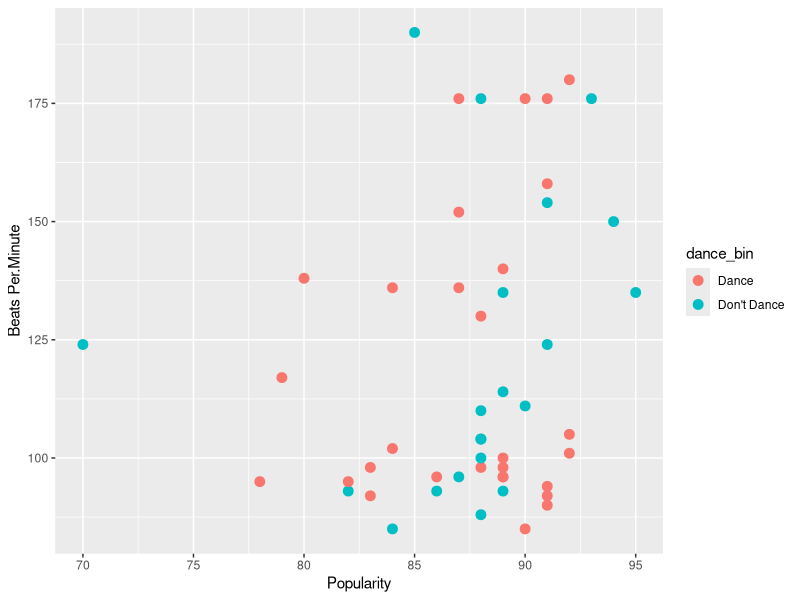
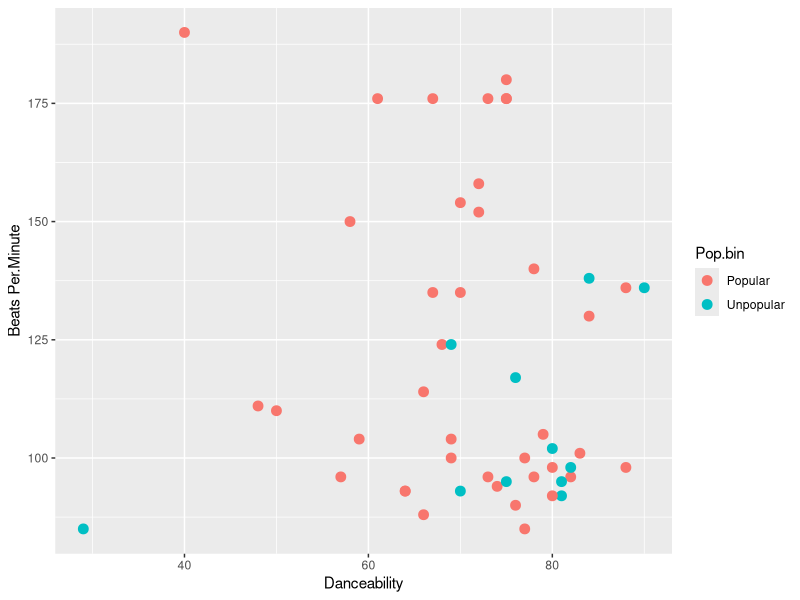
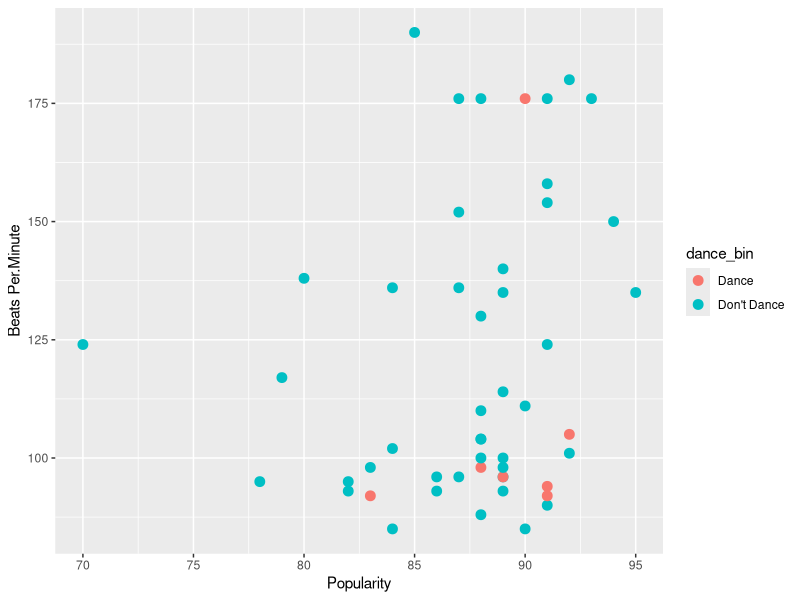
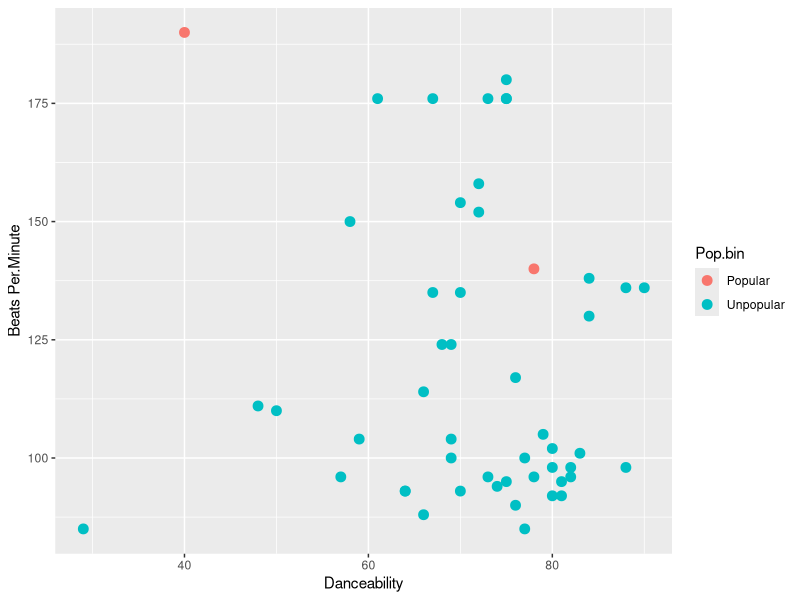

Write R code to recreate these figures, in order.
## ---- chunk 1
#dance conditional into spotify_plot function

top50 <- read.csv("top50cleanspotify.csv", encoding = "Windows-1252")


library(ggplot2)

top50$dance_bin <- ifelse(top50$Danceability > 70, "Dance", "Don't Dance") 

spotify_plot <- function(xpos, ypos){
  ggplot(top50, aes_string(x = xpos, y = ypos, color = "dance_bin")) + geom_point(size = 3) + xlab(sub("[.]", " ", xpos)) + ylab(sub("[.]", " ", ypos))
}

spotify_plot("Popularity", "Beats.Per.Minute")
ifelse(top50$Beats.Per.Minute > 100, "Dance", "Don't dance")

## ---- chunk 2
# popularity condition in spotify_plot function

library(ggplot2)
top50 <- read.csv("top50cleanspotify.csv", encoding = "Windows-1252")
str(top50)

top50$Pop.bin <- ifelse(top50$Popularity >= 85, "Popular", "Unpopular")

spotify_plot <- function(xpos, ypos){
  ggplot(top50, aes_string(x = xpos, y = ypos, color = "Pop.bin")) + geom_point(size = 3) + xlab(sub("[.]", " ", xpos)) + ylab(sub("[.]", " ", ypos)) 
}

spotify_plot("Danceability", "Beats.Per.Minute")

## ---- chunk 3
#NEW CODE
#dance and genre conditional into spotify_plot function

top50 <- read.csv("top50cleanspotify.csv", encoding = "Windows-1252")


library(ggplot2)

top50$dance_bin <- ifelse(top50$Danceability > 70 & top50$Genre == "latin & reggaeton", "Dance", "Don't Dance") 

spotify_plot <- function(xpos, ypos){
  ggplot(top50, aes_string(x = xpos, y = ypos, color = "dance_bin")) + geom_point(size = 3) + xlab(sub("[.]", " ", xpos)) + ylab(sub("[.]", " ", ypos))
}

spotify_plot("Popularity", "Beats.Per.Minute")
ifelse(top50$Beats.Per.Minute > 100, "Dance", "Don't dance")
## ---- chunk 4
#NEW CODE
library(ggplot2)
top50 <- read.csv("top50cleanspotify.csv", encoding = "Windows-1252")
str(top50)

top50$Pop.bin <- ifelse(top50$Popularity >= 85 & top50$Artist.Name == "Ariana Grande", "Popular", "Unpopular")

spotify_plot <- function(xpos, ypos){
  ggplot(top50, aes_string(x = xpos, y = ypos, color = "Pop.bin")) + geom_point(size = 3) + xlab(sub("[.]", " ", xpos)) + ylab(sub("[.]", " ", ypos)) 
}

spotify_plot("Danceability", "Beats.Per.Minute")
